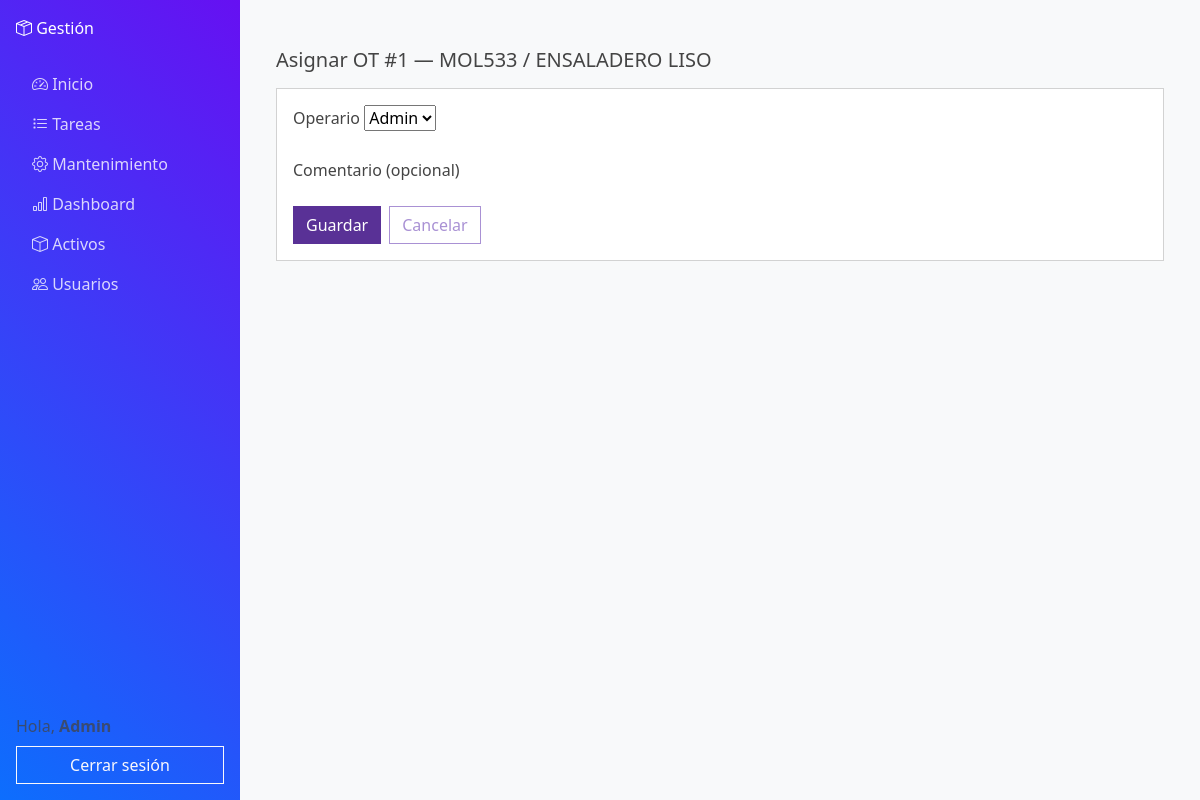
/activos/asignar/1/ (signed in), run on the app's committed database.
### activos/models.py (models this page shows, shortened)
class RegistroMantenimiento(models.Model):
    activo = models.ForeignKey(Activo, on_delete=models.CASCADE, related_name="mantenimientos")
    estado = models.CharField(max_length=3, choices=EstadoOT.choices, default=EstadoOT.PEN)
    tipo = models.CharField(max_length=3, choices=TipoOT.choices, default=TipoOT.PRE)
    titulo = models.CharField(max_length=160, default="", blank=False)
    descripcion = models.TextField(blank=True, default="")
    prioridad = models.CharField(max_length=4, choices=PrioridadOT.choices, default=PrioridadOT.NONE)
    fecha_inicio = models.DateField(null=True, blank=True)
    vencimiento = models.DateField(null=True, blank=True)
    recurrencia = models.CharField(max_length=5, choices=RecurrenciaOT.choices, default=RecurrenciaOT.NONE)
    tiempo_estimado_minutos = models.PositiveIntegerField(default=0)
    ubicacion = models.ForeignKey(Ubicacion, null=True, blank=True, on_delete=models.SET_NULL, related_name="ordenes")
    falla = models.ForeignKey("CatalogoFalla", null=True, blank=True, on_delete=models.SET_NULL, related_name="ots")
    plantilla_aplicada = models.ForeignKey(
        "PlantillaChecklist", null=True, blank=True, on_delete=models.SET_NULL, related_name="ots_usadas"
    )
    fecha_creacion = models.DateTimeField(auto_now_add=True)
    fecha_inicio_ejecucion = models.DateTimeField(null=True, blank=True)
    fecha_fin_ejecucion = models.DateTimeField(null=True, blank=True)
    fecha_cierre = models.DateTimeField(null=True, blank=True)
    anio_ejecucion = models.PositiveSmallIntegerField(null=True, blank=True)
    semana_ejecucion = models.PositiveSmallIntegerField(null=True, blank=True)
    lectura_ejecucion = models.DecimalField(max_digits=12, decimal_places=2, null=True, blank=True)
    creado_por = models.ForeignKey(settings.AUTH_USER_MODEL, on_delete=models.SET_NULL, null=True, related_name="ordenes_creadas")
    asignado_a = models.ForeignKey(settings.AUTH_USER_MODEL, on_delete=models.SET_NULL, null=True, blank=True, related_name="tareas_asignadas")
    completado_por = models.ForeignKey(settings.AUTH_USER_MODEL, on_delete=models.SET_NULL, null=True, blank=True, related_name="tareas_completadas")
    class Meta:
        indexes = [
            models.Index(fields=["estado"]),
            models.Index(fields=["tipo"]),
            models.Index(fields=["prioridad"]),
            models.Index(fields=["-fecha_creacion"]),
            models.Index(fields=["-fecha_inicio_ejecucion"]),
            models.Index(fields=["-fecha_cierre"]),
            models.Index(fields=["vencimiento"]),
            models.Index(fields=["activo"]),
            models.Index(fields=["asignado_a"]),
            models.Index(fields=["ubicacion"]),
        ]
        ordering = ["-fecha_creacion", "-id"]

class Activo(models.Model):
    codigo = models.CharField(max_length=100, unique=True, verbose_name="Código")
    numero_activo = models.CharField(max_length=255, verbose_name="# Activo")
    nombre = models.CharField(max_length=255, verbose_name="Nombre")
    peso = models.DecimalField(max_digits=10, decimal_places=2, null=True, blank=True, verbose_name="Peso")
    familia = models.ForeignKey("FamiliaActivo", null=True, blank=True, on_delete=models.SET_NULL, related_name="activos")
    categoria = models.ForeignKey("CategoriaActivo", null=True, blank=True, on_delete=models.SET_NULL, related_name="activos")
    estado = models.ForeignKey("EstadoActivo", null=True, blank=True, on_delete=models.SET_NULL, related_name="activos")
    ubicacion = models.ForeignKey("Ubicacion", null=True, blank=True, on_delete=models.SET_NULL, related_name="activos")
    qr_code = models.ImageField(upload_to="qr_codes", blank=True, null=True)

### activos/views.py (the view)
# urls.py: path("asignar/<int:pk>/", views.asignar_ot, name="asignar_ot"),
@login_required
@user_passes_test(es_supervisor)
def asignar_ot(request, pk: int):
    ot = get_object_or_404(
        RegistroMantenimiento.objects.select_related("activo"), pk=pk
    )
    if request.method == "POST":
        form = AsignarOTForm(request.POST)
        if form.is_valid():
            ot.asignado_a = form.cleaned_data["operario"]
            ot.save(update_fields=["asignado_a"])
            messages.success(
                request, f"OT #{ot.id} asignada a {ot.asignado_a.username}."
            )
            return redirect("activos:ordenes_list")
    else:
        form = AsignarOTForm(initial={"operario": ot.asignado_a_id})
    return render(request, "activos/ot_asignar.html", {"ot": ot, "form": form})

### activos/forms.py
class AsignarOTForm(forms.Form):
    operario = forms.ModelChoiceField(
        queryset=_operarios_queryset(),
        required=True,
        label="Asignar a",
    )
    def __init__(self, *args, **kwargs):
        super().__init__(*args, **kwargs)

### core/views.py (called while the page is built)
def es_supervisor(u):
    return u.is_superuser or u.groups.filter(name__iexact="Supervisor").exists()

### activos/templates/activos/ot_asignar.html (shortened to what this page needs)
{% extends "core/base.html" %}
{% block content %}
<div class="container py-4">
  <h1 class="h5 mb-3">Asignar OT #{{ ot.id }} — {{ ot.activo.codigo }} / {{ ot.activo.nombre }}</h1>
  <form method="post" class="card card-body">
    <div class="mb-3">
      <label class="form-label">Operario</label>
      {{ form.operario }}
    </div>
    <div class="mb-3">
      <label class="form-label">Comentario (opcional)</label>
    </div>
    <div class="d-flex gap-2">
      <button class="btn btn-primary" type="submit">Guardar</button>
      <a href="{% url 'activos:ordenes_list' %}" class="btn btn-outline-secondary">Cancelar</a>
    </div>
  </form>
</div>
{% endblock %}

### core/templates/core/base.html (shortened to what this page needs)
{% load static %}
<!DOCTYPE html>
<html lang="es">
<head>
  <link rel="stylesheet"
        href="https://cdn.jsdelivr.net/npm/bootswatch@5.3.3/dist/pulse/bootstrap.min.css">
  <link rel="stylesheet"
        href="https://cdn.jsdelivr.net/npm/bootstrap-icons@1.11.3/font/bootstrap-icons.min.css">
  <link rel="stylesheet" href="{% static 'core/style.css' %}">
</head>
<body>
<div class="d-flex">
  <nav id="sidebar" class="d-flex flex-column p-3 text-white">
    <a href="/" class="navbar-brand text-white mb-4">
      <i class="bi bi-box-seam"></i> Gestión
    </a>
    <ul class="nav nav-pills flex-column mb-auto">
      <li class="nav-item">
        <a href="{% url 'home' %}" class="nav-link {% if section == 'home' %}active{% endif %}">
          <i class="bi bi-speedometer2"></i> Inicio
        </a>
      </li>
      <li>
                <a href="{% url 'activos:mis_tareas' %}" class="nav-link {% if section == 'tareas' %}active{% endif %}">
          <i class="bi bi-list-task"></i> Tareas
        </a>
      </li>
      <li>
        <a href="{% url 'activos:ordenes_list' %}" class="nav-link {% if section == 'mantenimiento' %}active{% endif %}">
          <i class="bi bi-gear"></i> Mantenimiento
        </a>
      </li>
      <li>
        <a href="{% url 'dashboard_novedades' %}" class="nav-link {% if section == 'dashboard' %}active{% endif %}">
          <i class="bi bi-bar-chart"></i> Dashboard
        </a>
      </li>
      <li>
        <a href="{% url 'activos:activos_list' %}" class="nav-link {% if section == 'activos' %}active{% endif %}">
          <i class="bi bi-box"></i> Activos
        </a>
      </li>
      <li>
        <a href="{% url 'accounts:users_list' %}" class="nav-link {% if section == 'usuarios' %}active{% endif %}">
          <i class="bi bi-people"></i> Usuarios
        </a>
      </li>
    </ul>
    {% if user.is_authenticated %}
    <div class="mt-auto">
      <span class="text-muted">Hola, <strong>{{ user.username }}</strong></span>
      <form action="{% url 'accounts:logout' %}" method="post" class="mt-2">
        <button class="btn btn-outline-light w-100">Cerrar sesión</button>
      </form>
    </div>
    {% endif %}
  </nav>
  <div class="flex-grow-1 p-4">
    {% block content %}{% endblock %}
  </div>
</div>
</body>
</html>

### core/templates/core/base.html (style rules this page uses)
body { overflow-x: hidden; background-color: #f8f9fa; }
#sidebar { width: 240px; min-height: 100vh; background: linear-gradient(45deg, #0d6efd, #6610f2); }
#sidebar a { color: rgba(255, 255, 255, 0.8); text-decoration: none; }

### data on the page
RegistroMantenimiento: id "1", activo.codigo "MOL533", activo.nombre "ENSALADERO LISO"

### other printed values
{{ user.username }} "Admin"
